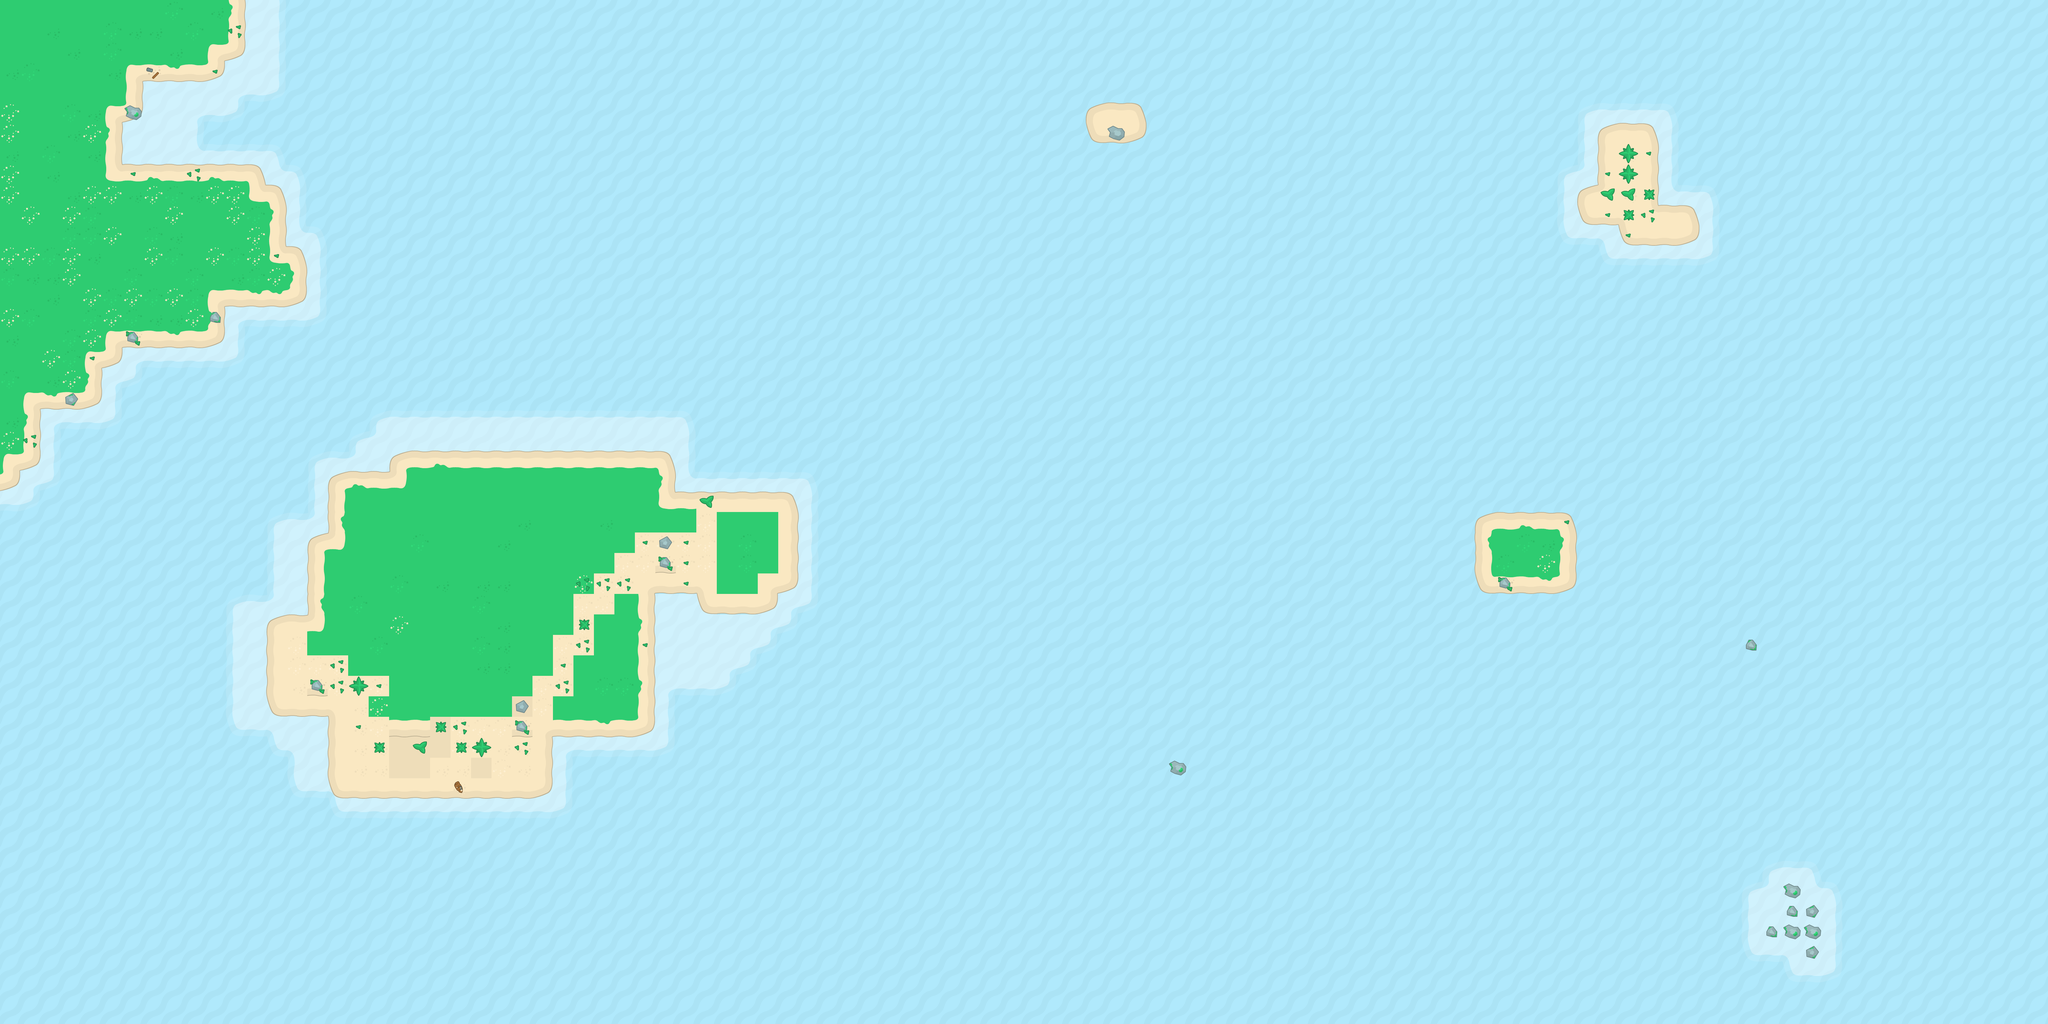

Rendered tile map (Tiled .tmx) drawn with the repository's tilesets; below, a short description and the map source with its tile grids summarised:
An orthogonal 100x50 tile map with 64x64 px tiles, 4 tile layers (water, shallow water, islands, objects).

<map version="1.0" tiledversion="1.0.3" orientation="orthogonal" renderorder="right-down" width="100" height="50" tilewidth="64" tileheight="64" nextobjectid="1">
 <tileset firstgid="1" name="piratetiles" tilewidth="64" tileheight="64" tilecount="96" columns="32">
  <image source="piratetiles.png" width="2048" height="192" />
 </tileset>
 <layer name="water" width="100" height="50">
  <data>[5000 cells, 5000 non-empty, 1 distinct tile ids]</data>
 </layer>
 <layer name="shallow water" width="100" height="50">
  <data>[5000 cells, 414 non-empty, 13 distinct tile ids]</data>
 </layer>
 <layer name="islands" width="100" height="50">
  <data>[5000 cells, 590 non-empty, 40 distinct tile ids]</data>
 </layer>
 <layer name="objects" width="100" height="50">
  <data>[5000 cells, 55 non-empty, 12 distinct tile ids]</data>
 </layer>
</map>